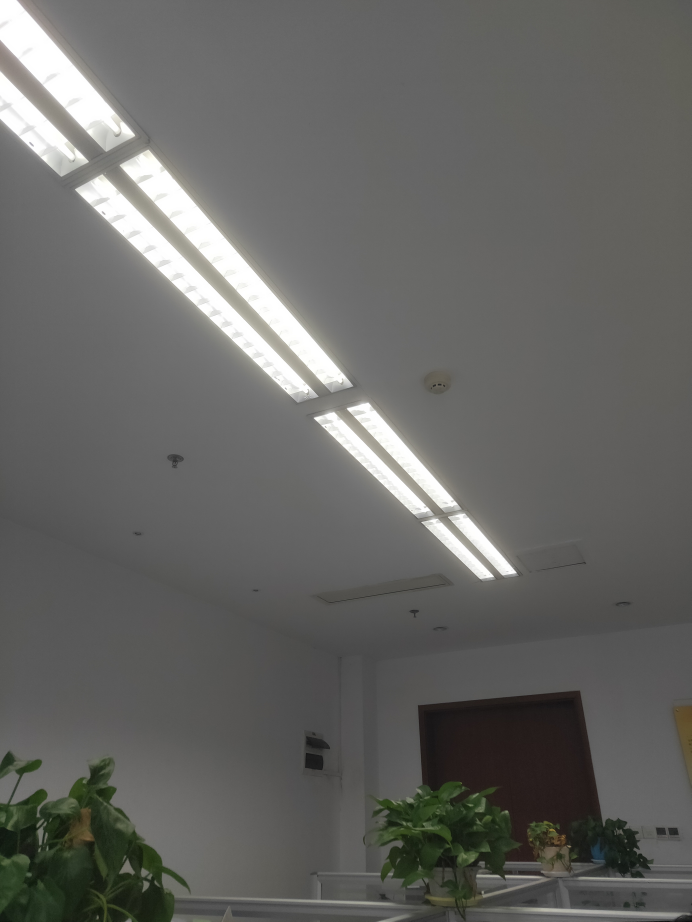
#> input picture 技术学习/CV-learning/images/test.jpg, 3456 x 4608 px (shown at 1/5 size)
$ python PIL-demo.py
#> lines starting #> are read from the running program, lines starting #| are printed output that depends on the picture
#_*_coding:utf-8_*_

from PIL import Image, ImageFilter

# 打开一个jpg图像文件，注意是当前路径:
im = Image.open('../images/test.jpg')
#> im is the input picture: PIL image 3456x4608 RGB; mean R, G, B 101.8, 101.8, 99.2
# print im.size
# (3456,4608)
# 缩放
# im.thumbnail((x,y))

# 使图片模糊
#im.filter(ImageFilter.BLUR).save('../images/blur.jpg', 'jpeg')

# 使图片变灰
#im.convert('L').save('../images/gray.jpg', 'jpeg')

# 复制和粘贴图像区域
box = (100,200,400,400)
region = im.crop(box)
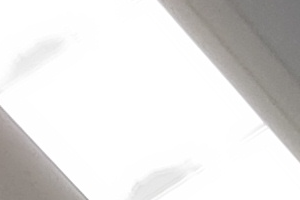
#> region: PIL image 300x200 RGB; mean R, G, B 226.7, 225.6, 224.6

region = region.transpose(Image.ROTATE_180)
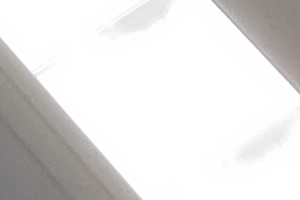
#> region: PIL image 300x200 RGB; mean R, G, B 226.7, 225.6, 224.6
im.paste(region,box)
im.save('../images/paste.jpg', 'jpeg')

$ run again, with 技术学习/CV-learning/images/大厅1.jpg copied over 技术学习/CV-learning/images/test.jpg
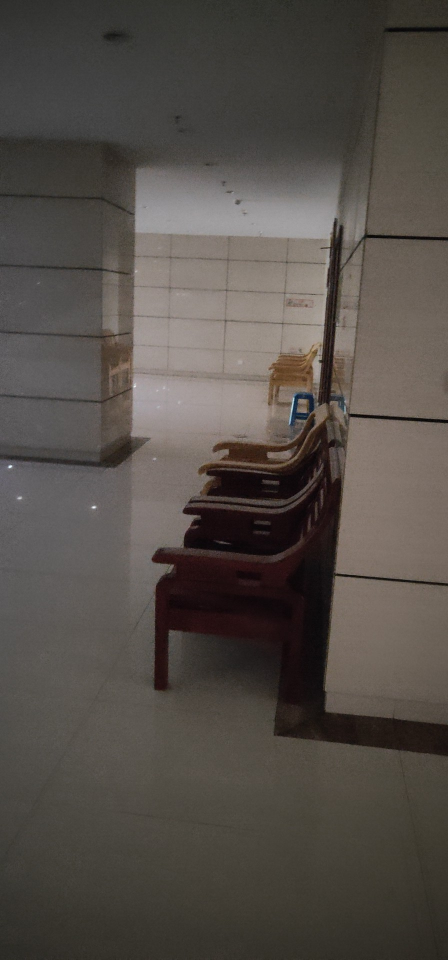
#> input picture 技术学习/CV-learning/images/大厅1.jpg, 896 x 1920 px (shown at 1/2 size)
#> im is the input picture: PIL image 896x1920 RGB; mean R, G, B 83.5, 77.4, 71.9
#> `region = im.crop(box)`:
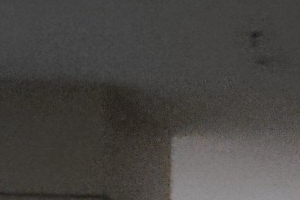
#> region: PIL image 300x200 RGB; mean R, G, B 72.2, 70, 67.2
#> `region = region.transpose(Image.ROTATE_180)`:
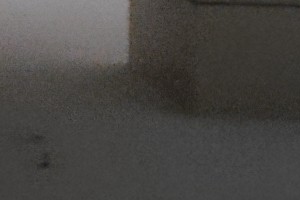
#> region: PIL image 300x200 RGB; mean R, G, B 72.2, 70, 67.2
